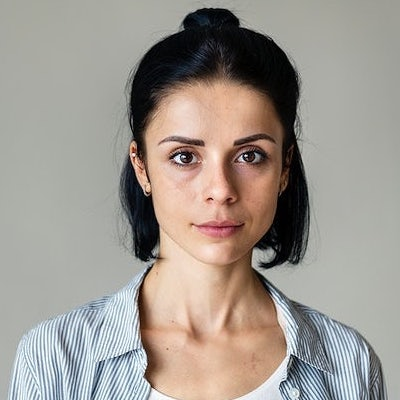
#> input picture face1.jpg, 400 x 400 px
$ python test.py
#> lines starting #> are read from the running program, lines starting #| are printed output that depends on the picture
### common_utils.py
import numpy as np
import cv2


# Common file impementing some complex transforms like:
#   gamma adjustment, summing/blending images, blur filter etc.
# (as per Q4 & Q8 on the FAQ these are self-written & do not use complex opencv methods)

# [6 lines left out: function adjust_gamma, not called in this run]


def kernel_filter(image, scalar, kernel):
    rows = image.shape[0]
    cols = image.shape[1]
    ksize = kernel.shape[0]
    lim = (ksize - 1) // 2

    out = np.zeros(image.shape, np.uint8)

    image = np.pad(image, ksize - 1, mode='edge')

    for i in range(rows):
        ik = i + ksize - 1
        for j in range(cols):
            jk = j + ksize - 1
            roi = image[ik - lim:ik + lim + 1, jk - lim:jk + lim + 1]
            out[i][j] = scalar * np.sum(roi * kernel)

    return out


def filter_image(image, scalar, kernel):
    if len(image.shape) != 3:
        channels = [image]
    else:
        channels = cv2.split(image)

    for i in range(len(channels)):
        channels[i] = kernel_filter(channels[i], scalar, kernel)

    return cv2.merge(channels)


def box_blur(image, ksize=3):
    return filter_image(image, 1 / (ksize ** 2), np.ones((ksize, ksize), np.uint8))


def motion_blur_horizontal(image, ksize=3):
    kernel = np.zeros((ksize, ksize), dtype=np.uint8)
    kernel[ksize // 2] = [1] * ksize
    return filter_image(image, 1 / ksize, kernel)


# [9 lines left out: function add_weighted, not called in this run]

### test.py
import cv2
import numpy as np
import common_utils as utils

IMAGE = "face1.jpg"

img = cv2.imread(IMAGE)
#> img is the input picture: shape (400, 400, 3); mean B, G, R 143.9, 151.2, 158.4
img = utils.motion_blur_horizontal(img, 19)
#> the loop in filter_image, `for i in range(len(channels)):` made 1 pass
#> (rows in kernel_filter, cols in kernel_filter, ksize in kernel_filter, lim in kernel_filter) on pass 1: (400, 400, 19, 9)
#> pass 1, in kernel_filter, `image = np.pad(image, ksize - 1, mode='edge')`:
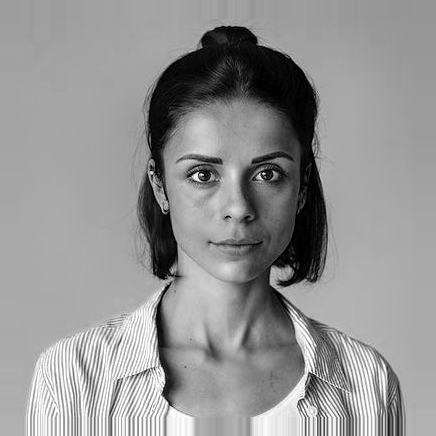
#> image: shape (436, 436); min 0, max 255, mean 147.9
#> (the run stopped early here; a loop or call above may not have finished)

$ run again, with face2.jpg copied over face1.jpg
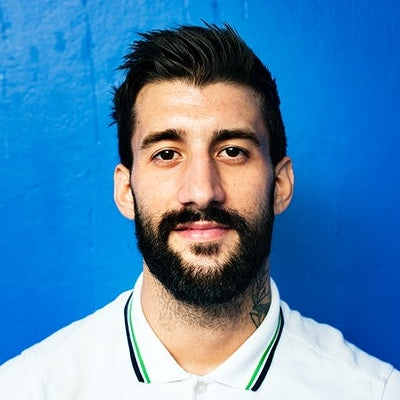
#> input picture face2.jpg, 400 x 400 px
#> img is the input picture: shape (400, 400, 3); mean B, G, R 176.8, 133.1, 78.9
#> the loop in filter_image, `for i in range(len(channels)):` made 1 pass
#> (rows in kernel_filter, cols in kernel_filter, ksize in kernel_filter, lim in kernel_filter) on pass 1: (400, 400, 19, 9)
#> pass 1, in kernel_filter, `image = np.pad(image, ksize - 1, mode='edge')`:
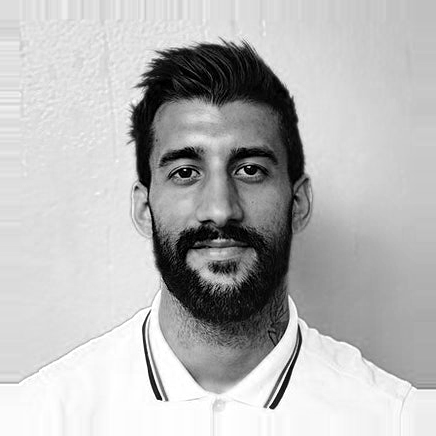
#> image: shape (436, 436); min 0, max 255, mean 183.7

$ run again, with face3.jpg copied over face1.jpg
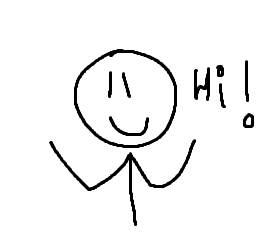
#> input picture face3.jpg, 269 x 235 px
#> img is the input picture: shape (235, 269, 3); min 0, max 255, mean 243
#> the loop in filter_image, `for i in range(len(channels)):` made 1 pass
#> (rows in kernel_filter, cols in kernel_filter, ksize in kernel_filter, lim in kernel_filter) on pass 1: (235, 269, 19, 9)
#> pass 1, in kernel_filter, `image = np.pad(image, ksize - 1, mode='edge')`:
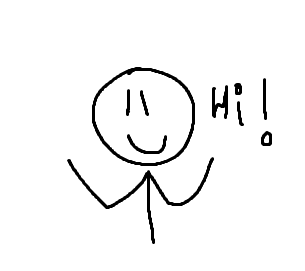
#> image: shape (271, 305); min 0, max 255, mean 245.8

$ run again, with noise1.jpg copied over face1.jpg
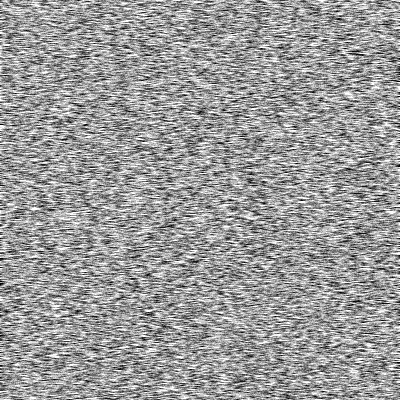
#> input picture noise1.jpg, 400 x 400 px
#> img is the input picture: shape (400, 400, 3); min 0, max 255, mean 154.4
#> the loop in filter_image, `for i in range(len(channels)):` made 1 pass
#> (rows in kernel_filter, cols in kernel_filter, ksize in kernel_filter, lim in kernel_filter) on pass 1: (400, 400, 19, 9)
#> pass 1, in kernel_filter, `image = np.pad(image, ksize - 1, mode='edge')`:
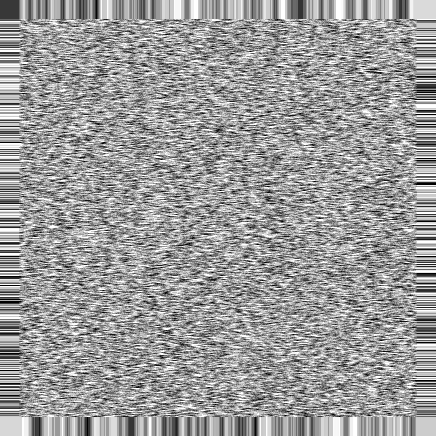
#> image: shape (436, 436); min 0, max 255, mean 154.9
